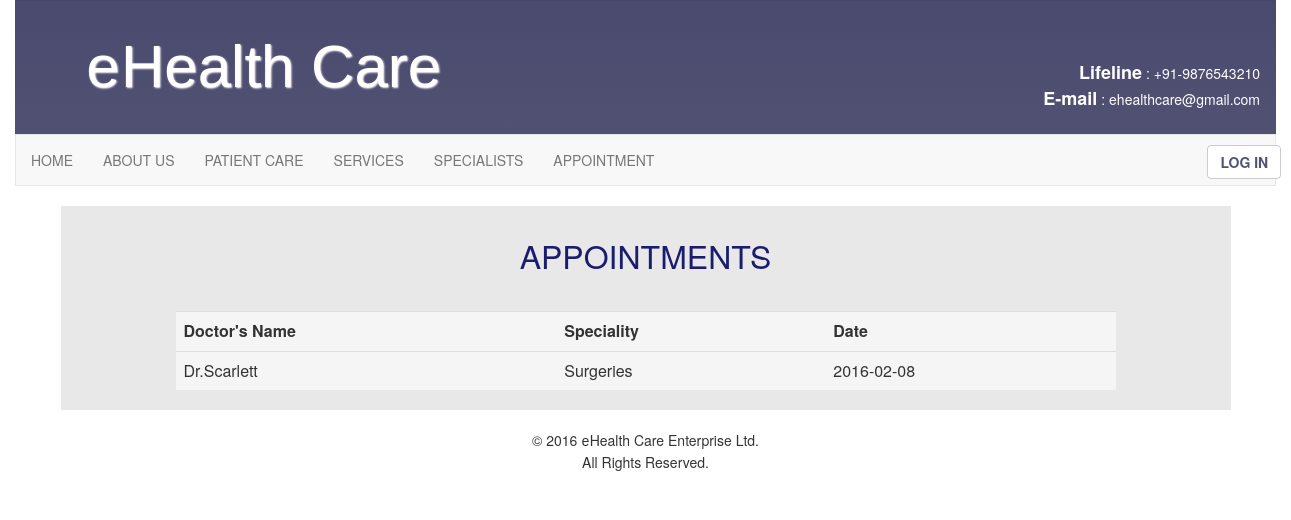
The app's page /health/doc_appoints.php with its own data.
### tables this page shows
CREATE TABLE IF NOT EXISTS `appoint` (
  `id` bigint(20) NOT NULL,
  `docname` varchar(255) NOT NULL,
  `docspeciality` varchar(255) NOT NULL,
  `date` varchar(255) NOT NULL
);

### health/doc_appoints.php (the view, shortened to what this page needs)
<html>
<head>
	<link rel="stylesheet" type="text/css" href="css/bootstrap.min.css">
	<link rel="stylesheet" type="text/css" href="css/style.css">
</head>
<body>
	<div id="main_container">
		<?php include_once 'include/header.php'; ?>
		<div id="doc_appoints">
			<div class="container">
				<div class="row">
					<div class="col-sm-12">
						<div class="appoints-heading">
							<center>APPOINTMENTS</center>
						</div></br>
					</div>
				</div>
				<div class="row">
					<div class="col-sm-12">
						<div class="appoints-form">
							<form>
								<table class="table table-hover" id="appoints_table">
									<tr>
										<th>Doctor's Name</th>
										<th>Speciality</th>
										<th>Date</th>
									</tr>
									<?php
										$SQL="SELECT * FROM `appoint` ORDER BY date";
						 				$rs=mysql_query($SQL) or die(mysql_error());
										while($data=mysql_fetch_assoc($rs))
										{
									?>
									<tr>
										<td><?="Dr." . $data['docname']?></td>
										<td><?=$data['docspeciality']?></td>
										<td><?=$data['date']?></td>
									</tr>
									<?php } ?>
								</table>
							</form>
						</div>
					</div>
				</div>
			</div>
		</div></br>
		<?php  include_once 'include/footer.php'; ?>
	</div>
</body>
</html>

### health/css/style.css (style rules this page uses)
#about_us .container , #speciality .container , #patient-care .container , #doc_appoints .container { background-color: #E8E8E8; }
#key_medical_procedures .key-heading , #speciality .spec-heading , #patient-care .care-heading , #doc_appoints .appoints-heading { font-size: 32px; padding: 27px 10px 12px 10px; color:#1C1C6F; }
#speciality .speciality-form , #doc_appoints .appoints-form { margin: 0px 100px 20px 100px; }
#speciality .table>tbody>tr , #doc_appoints .table>tbody>tr { background-color: #f5f5f5; }

### records on screen
appoint: docname "Scarlett", docspeciality "Surgeries", date "2016-02-08"
